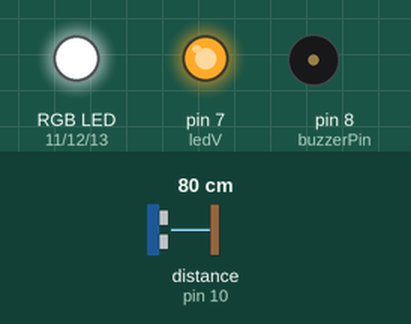
A sketch run on a simulated Arduino Uno, built with avr-gcc and run on an emulated ATmega328P. Parts: an RGB LED mixed from three pins (HIGH = lit), output pins drawn as LEDs (lit = HIGH), buzzer (waves = sounding). Wiring (inferred from the names in the program): ultrasonic range finder: trigger pin 9; echo pin 10. Inputs (shaded band) come from the test bench; at power-on: distance to the obstacle (sensor on pin 10) 80 cm. The echo pulse lasts 58.3 µs per cm; random numbers use the default seed unless the sketch sets one; pins used as bus, display or sensor lines are not drawn; what the sketch prints to the serial monitor is not drawn.

Above: at 2.2 s.
2.3 s: distance to the obstacle (sensor on pin 10) set to 30 cm
3.8 s: distance to the obstacle (sensor on pin 10) set to 23 cm
At 4.35 s:
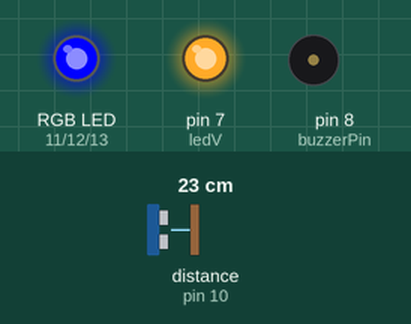
At 6.1 s:
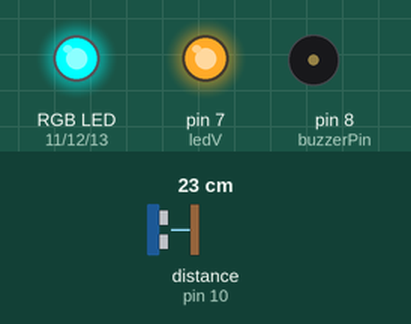
Timing chart, 0 to 10.1 s (numbered marks = the images above; inputs shaded):
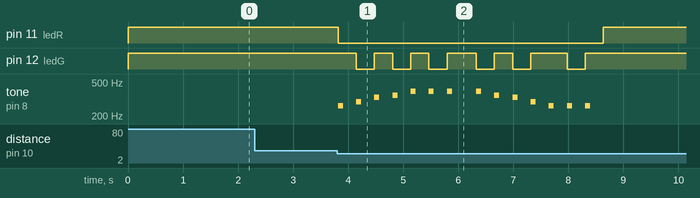

Measured:
- the behaviour switches between 27 and 26 cm on distance to the obstacle (sensor on pin 10) (found by bisection; images 0 and 1)
- after the input at 2.3 s, every drawn part: stays the same
- after the input at 3.8 s, pin 11 (ledR): HIGH → LOW at once, → HIGH 4.8 s later; pin 12 (ledG): HIGH → LOW after 0.35 s, → HIGH 0.33 s later, → LOW 0.33 s later, → HIGH 0.33 s later, … (12 changes in this stretch)

The sketch:

music_box.ino
```cpp
// 魔法音樂盒 - 播放音階
// 使用無源蜂鳴器 + 超音波感測器

// 定義蜂鳴器接腳
const int buzzerPin = 8;

// 定義超音波感測器接腳
const int trigPin = 9;
const int echoPin = 10;

// 定義 RGB LED 接腳（共陽極）
const int ledV = 7;   // LED 電源（用數位腳位代替 5V）
const int ledR = 11;
const int ledG = 12;
const int ledB = 13;

// 定義感應距離（公分）
const int minDistance = 5;   // 最近距離
const int maxDistance = 25;  // 最遠距離（約兩個拳頭）

// 狀態變數：記錄上一次是否在範圍內
bool wasInRange = false;

// 定義音符頻率 (Hz)
const int NOTE_C = 262;  // Do
const int NOTE_D = 294;  // Re
const int NOTE_E = 330;  // Mi
const int NOTE_F = 349;  // Fa
const int NOTE_G = 392;  // So

// 定義音符時長 (毫秒)
const int noteDuration = 300;
const int pauseDuration = 30;
const int toneVolume = 30;  // 調整音量：實際發聲時間百分比 (1-100)

void setup() {
  pinMode(buzzerPin, OUTPUT);
  pinMode(trigPin, OUTPUT);
  pinMode(echoPin, INPUT);
  pinMode(ledV, OUTPUT);
  pinMode(ledR, OUTPUT);
  pinMode(ledG, OUTPUT);
  pinMode(ledB, OUTPUT);

  // 設定 LED 電源腳位為 HIGH（當作 5V 使用）
  digitalWrite(ledV, HIGH);

  // 初始化 LED（共陽極，全部設為 HIGH = 關閉）
  digitalWrite(ledR, HIGH);
  digitalWrite(ledG, HIGH);
  digitalWrite(ledB, HIGH);

  Serial.begin(9600);  // 啟動序列埠
  Serial.println("=== 魔法音樂盒啟動 ===");
  Serial.println("感應範圍：5-25 公分");
  randomSeed(analogRead(0));  // 初始化隨機數種子
  delay(1000);  // 等待 1 秒後開始
}

void loop() {
  // 讀取距離
  long distance = getDistance();

  // 顯示偵測到的距離
  Serial.print("偵測距離: ");
  Serial.print(distance);
  Serial.print(" 公分 - ");

  // 判斷目前是否在範圍內
  bool isInRange = (distance >= minDistance && distance <= maxDistance);

  // 只有從「範圍外」進入「範圍內」時才播放音樂
  if (isInRange && !wasInRange) {
    // 隨機選擇播放哪一首（0 或 1）
    int songChoice = random(2);

    Serial.print("✓ 手進入範圍！播放音樂 ");
    Serial.print(songChoice + 1);
    Serial.println(" 號");

    // 根據隨機結果播放對應的音樂
    if (songChoice == 0) {
      playMusic1();
    } else {
      playMusic2();
    }

    // 更新狀態
    wasInRange = true;

  } else if (isInRange && wasInRange) {
    Serial.println("✓ 在範圍內（已播放過，等待離開）");
    delay(100);

  } else if (!isInRange && wasInRange) {
    Serial.println("✗ 離開範圍（可再次觸發）");
    wasInRange = false;
    delay(100);

  } else {
    Serial.println("✗ 超出範圍");
    delay(100);
  }
}

// 播放第一首音樂的函式：Do Re Mi Fa So So So, So Fa Mi Re Do Do Do
void playMusic1() {
  // 第一句：Do Re Mi Fa So So So（暖色調，強烈對比）
  setLedColor(255, 0, 0);     // 紅色
  playNote(NOTE_C);  // Do

  setLedColor(255, 200, 0);   // 黃色
  playNote(NOTE_D);  // Re

  setLedColor(255, 50, 0);    // 橘色
  playNote(NOTE_E);  // Mi

  setLedColor(255, 255, 0);   // 亮黃色
  playNote(NOTE_F);  // Fa

  setLedColor(255, 0, 100);   // 粉紅色
  playNote(NOTE_G);  // So

  setLedColor(255, 150, 0);   // 橘黃色
  playNote(NOTE_G);  // So

  setLedColor(255, 0, 0);     // 紅色
  playNote(NOTE_G);  // So

  delay(200);  // 兩句之間的停頓

  // 第二句：So Fa Mi Re Do Do Do（暖色調，強烈對比）
  setLedColor(255, 255, 0);   // 黃色
  playNote(NOTE_G);  // So

  setLedColor(255, 0, 50);    // 深紅色
  playNote(NOTE_F);  // Fa

  setLedColor(255, 150, 0);   // 橘色
  playNote(NOTE_E);  // Mi

  setLedColor(255, 50, 100);  // 粉紅色
  playNote(NOTE_D);  // Re

  setLedColor(255, 0, 0);     // 紅色
  playNote(NOTE_C);  // Do

  setLedColor(255, 200, 0);   // 黃色
  playNote(NOTE_C);  // Do

  setLedColor(255, 0, 0);     // 紅色
  playNote(NOTE_C);  // Do

  setLedColor(0, 0, 0);  // 關閉 LED
}

// 播放第二首音樂的函式：Sol Mi Sol Mi, Do Re Mi Sol Mi
void playMusic2() {
  // 第一句：Sol Mi Sol Mi（冷色調，強烈對比）
  setLedColor(0, 255, 0);     // 綠色
  playNote(NOTE_G);  // Sol

  setLedColor(0, 50, 255);    // 藍色
  playNote(NOTE_E);  // Mi

  setLedColor(0, 255, 150);   // 青綠色
  playNote(NOTE_G);  // Sol

  setLedColor(100, 0, 255);   // 紫色
  playNote(NOTE_E);  // Mi

  delay(200);  // 兩句之間的停頓

  // 第二句：Do Re Mi Sol Mi（冷色調，強烈對比）
  setLedColor(0, 200, 255);   // 淺藍色
  playNote(NOTE_C);  // Do

  setLedColor(0, 255, 0);     // 綠色
  playNote(NOTE_D);  // Re

  setLedColor(50, 100, 255);  // 藍紫色
  playNote(NOTE_E);  // Mi

  setLedColor(0, 255, 200);   // 青色
  playNote(NOTE_G);  // Sol

  setLedColor(0, 100, 255);   // 深藍色
  playNote(NOTE_E);  // Mi

  setLedColor(0, 0, 0);  // 關閉 LED
}

// 播放單一音符的函式（較小音量版本）
void playNote(int frequency) {
  int actualToneDuration = (noteDuration * toneVolume) / 100;
  tone(buzzerPin, frequency, actualToneDuration);
  delay(noteDuration + pauseDuration);
}

// 讀取超音波感測器距離的函式
long getDistance() {
  // 發送超音波脈衝
  digitalWrite(trigPin, LOW);
  delayMicroseconds(2);
  digitalWrite(trigPin, HIGH);
  delayMicroseconds(10);
  digitalWrite(trigPin, LOW);

  // 讀取回波時間
  long duration = pulseIn(echoPin, HIGH, 30000);  // 30ms timeout

  // 計算距離（公分）
  // 音速 = 340 m/s，來回距離除以 2
  long distance = duration * 0.034 / 2;

  // 如果讀取失敗或超出範圍，回傳 999
  if (distance == 0 || distance > 400) {
    return 999;
  }

  return distance;
}

// 設定 RGB LED 顏色的函式（共陽極）
void setLedColor(int red, int green, int blue) {
  // 共陽極：LOW=亮，HIGH=暗
  // 所以要反轉數值
  analogWrite(ledR, 255 - red);
  analogWrite(ledG, 255 - green);
  analogWrite(ledB, 255 - blue);
}
```
